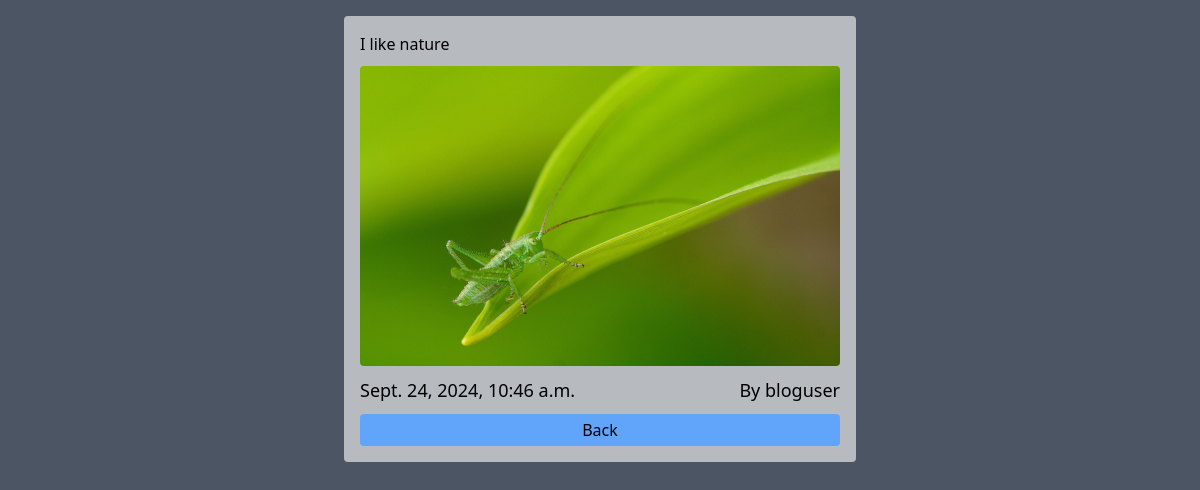
The page /2/blogDetail/ on the database its author committed.
### Blog/models.py (models this page shows, shortened)
class Blog(models.Model):
    title = models.CharField(max_length=100)
    date_added = models.DateTimeField(auto_now_add=True)
    image = models.ImageField(upload_to='blog/')
    author = models.ForeignKey(User, on_delete=models.CASCADE)

### Blog/views.py (the view)
# urls.py: path('<int:blog_id>/blogDetail/',views.blogDetail,name="blogDetail"),
def blogDetail(request,blog_id):
    blog = get_object_or_404(Blog,id=blog_id)
    return render(request,'Blog/blogDetail.html',{'blog':blog})

### Blog/templates/Blog/blogDetail.html (shortened to what this page needs)
{% extends "layout.html" %}
{% block content %}
<div class="p-4 flex justify-center">
    <div class="p-4 bg-white/60 rounded w-full max-w-lg">
        <p>{{blog.title}}</p>
        <img class="rounded w-full mt-2.5" src="{{blog.image.url}}" alt="">
        <div class="mt-2.5 flex justify-between">
            <p class="text-sm sm:text-md md:text-lg">{{blog.date_added}}</p>
            <p class="text-sm sm:text-md md:text-lg">By {{blog.author.username}}</p>
        </div>
        <button class="w-full bg-blue-400 rounded  p-1 mt-2.5"><a href="{% url "homePage" %}">Back</a></button>
    </div>
</div>
{% endblock %}

### rows shown on the page
Blog: title "I like nature", image (picture), date_added "Sept. 24, 2024, 10:46 a.m.", author.username "bloguser"
